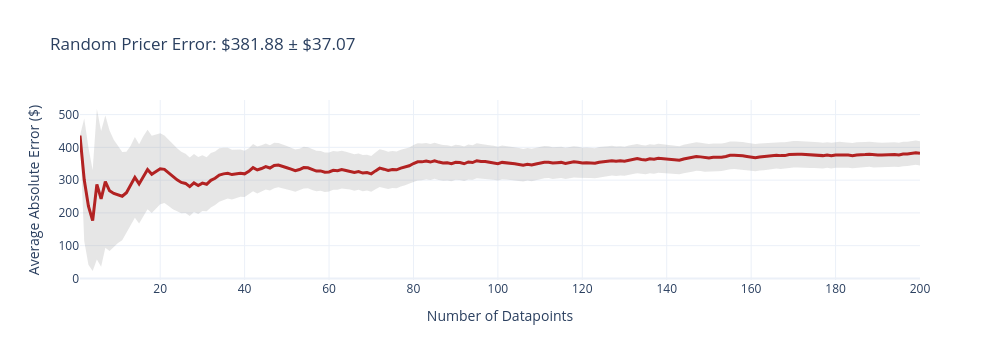
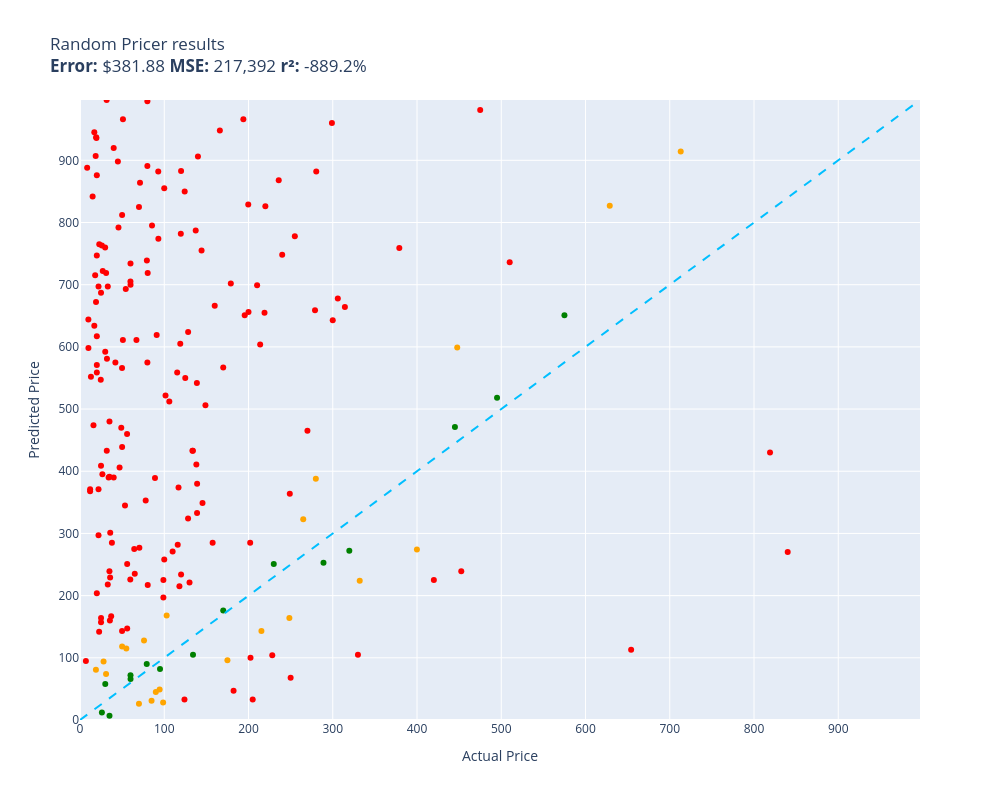

Source (notebook cell) for these figures, in order:
### Code cell
random.seed(42)
evaluate(random_pricer, test)

### Figure 1 — Plotly figure (JSON) as saved in the notebook; plotly's stock layout.template omitted (floating-point values rounded to 4 significant figures; data arrays with more than 128 entries replaced by an {"elided": "..."} marker saying what was removed)
{"data": [{"fill": "toself", "fillcolor": "rgba(128,128,128,0.2)", "hoverinfo": "skip", "line": {"color": "rgba(255,255,255,0)"}, "name": "95% CI", "showlegend": false, "type": "scatter", "x": {"elided": "400 int values"}, "y": {"elided": "400 float values"}}, {"customdata": {"elided": "200x1 float values"}, "hovertemplate": "n=%{x}<br>Avg Error=$%{y:,.2f}<br>±95% CI=$%{customdata[0]:,.2f}<extra></extra>", "line": {"color": "firebrick", "width": 3}, "mode": "lines", "name": "Cumulative Avg Error", "type": "scatter", "x": {"elided": "200 int values"}, "y": {"elided": "200 float values"}}], "layout": {"height": 360, "showlegend": false, "title": {"text": "Random Pricer Error: $381.88 ± $37.07"}, "width": 1000, "xaxis": {"title": {"text": "Number of Datapoints"}}, "yaxis": {"title": {"text": "Average Absolute Error ($)"}}}}

### Figure 2 — Plotly figure (JSON) as saved in the notebook; plotly's stock layout.template omitted (floating-point values rounded to 4 significant figures; data arrays with more than 128 entries replaced by an {"elided": "..."} marker saying what was removed)
{"data": [{"customdata": {"elided": "163x1 str values"}, "hovertemplate": "%{customdata[0]}<extra></extra>", "legendgroup": "red", "marker": {"color": "red", "size": 6, "symbol": "circle"}, "mode": "markers", "name": "red", "orientation": "v", "showlegend": true, "type": "scatter", "x": {"elided": "163 float values"}, "xaxis": "x", "y": {"elided": "163 int values"}, "yaxis": "y"}, {"customdata": [["NewPower99 Battery Kit for Samsung Galax...\nGuess=$115.00 Actual=$54.95"], ["EXMAX NG-10X Fresnel Lens Focusing Adapt...\nGuess=$26.00 Actual=$69.98"], ["ACDelco GM Original Equipment FW339 Fron...\nGuess=$143.00 Actual=$215.33"], ["Bam France 2002XL Contoured Hightech Bla...\nGuess=$914.00 Actual=$713.00"], ["LD Products Compatible Toner Cartridge R...\nGuess=$118.00 Actual=$49.98"], ["HK SYSTEMS 13\" Heavy Duty Black \"Push\" O...\nGuess=$31.00 Actual=$84.95"], ["SKB iSeries 3i-13096-6KP Case for BlackM...\nGuess=$96.00 Actual=$174.99"], ["Bam Trekking 3027SB Single Black Clarine...\nGuess=$224.00 Actual=$332.00"], ["Aolemi Oil Rubbed Bronze Single Function...\nGuess=$28.00 Actual=$98.65"], ["Poison Spyder 10-08-020 Rocker Knocker\nGuess=$827.00 Actual=$628.76"], ["DIMARZIO 204284 DP 163FBK Blues Bucker G...\nGuess=$45.00 Actual=$89.99"], ["BESTILL Wall Mounted Shower Faucet Set, ...\nGuess=$128.00 Actual=$76.00"], ["Trail Gear Twin Stick Kit for Top Shift ...\nGuess=$388.00 Actual=$279.92"], ["Engine Thermostat, Replace 19301-PAA-306...\nGuess=$81.00 Actual=$18.89"], ["Canon Sure Shot 90u 35mm Date Camera\nGuess=$274.00 Actual=$399.89"], ["Wilkinson LOW GAUSS Vintage Tone Strat S...\nGuess=$74.00 Actual=$30.93"], ["GENUINE VOLVO THERMOSTAT (3.0, 3.2) S60 ...\nGuess=$168.00 Actual=$102.85"], ["APS iBoard (304 Stainless Steel Polished...\nGuess=$323.00 Actual=$264.95"], ["Steering Wheel, Carbon Fiber Automotive ...\nGuess=$599.00 Actual=$447.74"], ["Glovion Music Stand Light, Clip On Piano...\nGuess=$94.00 Actual=$27.99"], ["Intex River Run Connect Lounge (Four)\nGuess=$49.00 Actual=$94.49"], ["PowerSport Front Rear Brakes and Rotors ...\nGuess=$164.00 Actual=$248.51"]], "hovertemplate": "%{customdata[0]}<extra></extra>", "legendgroup": "orange", "marker": {"color": "orange", "size": 6, "symbol": "circle"}, "mode": "markers", "name": "orange", "orientation": "v", "showlegend": true, "type": "scatter", "x": [54.95, 69.98, 215.3, 713.0, 49.98, 84.95, 175.0, 332.0, 98.65, 628.8, 89.99, 76.0, 279.9, 18.89, 399.9, 30.93, 102.8, 264.9, 447.7, 27.99, 94.49, 248.5], "xaxis": "x", "y": [115, 26, 143, 914, 118, 31, 96, 224, 28, 827, 45, 128, 388, 81, 274, 74, 168, 323, 599, 94, 49, 164], "yaxis": "y"}, {"customdata": [["RBC12-UPC Replacement Battery Cartridge ...\nGuess=$251.00 Actual=$229.99"], ["Panasonic KX-TG6511B DECT 6.0 PLUS Expan...\nGuess=$90.00 Actual=$79.20"], ["Mini PC, Kinupute Desktop Computer E3-12...\nGuess=$518.00 Actual=$495.00"], ["Mylites+ Standard Comic Book Mylar Sleev...\nGuess=$7.00 Actual=$34.99"], ["Diversitech WG840585 Motor, (Ddb) 1/3Hp,...\nGuess=$105.00 Actual=$134.12"], ["Lighted Triangle Mirror Cabinet Bathroom...\nGuess=$471.00 Actual=$445.00"], ["LEGO Marvel Avengers War Machine Buster ...\nGuess=$72.00 Actual=$59.95"], ["Trim Kit for 2-handle Shower & Tub Valve...\nGuess=$82.00 Actual=$94.99"], ["Walker Exhaust Ultra EPA 16478 Direct Fi...\nGuess=$651.00 Actual=$574.99"], ["Ibanez M510OVS Acoustic Mandolin in Vint...\nGuess=$176.00 Actual=$169.99"], ["AZX Stylus Pencil for Apple iPad Pro 202...\nGuess=$58.00 Actual=$29.99"], ["Venom Power Terra Hunter R/T+ R/T All-Te...\nGuess=$272.00 Actual=$319.65"], ["Audio Techinca ATW-T1002 System 10 Handh...\nGuess=$253.00 Actual=$289.00"], ["Fender Hendrix Voodoo Child Coiled Instr...\nGuess=$66.00 Actual=$59.99"], ["NICKSTON Red Sparkling Glitter Slim Band...\nGuess=$12.00 Actual=$25.99"]], "hovertemplate": "%{customdata[0]}<extra></extra>", "legendgroup": "green", "marker": {"color": "green", "size": 6, "symbol": "circle"}, "mode": "markers", "name": "green", "orientation": "v", "showlegend": true, "type": "scatter", "x": [230.0, 79.2, 495.0, 34.99, 134.1, 445.0, 59.95, 94.99, 575.0, 170.0, 29.99, 319.6, 289.0, 59.99, 25.99], "xaxis": "x", "y": [251, 90, 518, 7, 105, 471, 72, 82, 651, 176, 58, 272, 253, 66, 12], "yaxis": "y"}, {"hoverinfo": "skip", "line": {"color": "deepskyblue", "dash": "dash", "width": 2}, "mode": "lines", "name": "y = x", "showlegend": false, "type": "scatter", "x": [0, 997], "y": [0, 997]}], "layout": {"height": 800, "legend": {"title": {"text": "color"}, "tracegroupgap": 0}, "showlegend": false, "title": {"text": "Random Pricer results<br><b>Error:</b> $381.88 <b>MSE:</b> 217,392 <b>r²:</b> -889.2%"}, "width": 1000, "xaxis": {"anchor": "y", "domain": [0, 1], "range": [0, 997], "title": {"text": "Actual Price"}}, "yaxis": {"anchor": "x", "domain": [0, 1], "range": [0, 997], "title": {"text": "Predicted Price"}}}}
